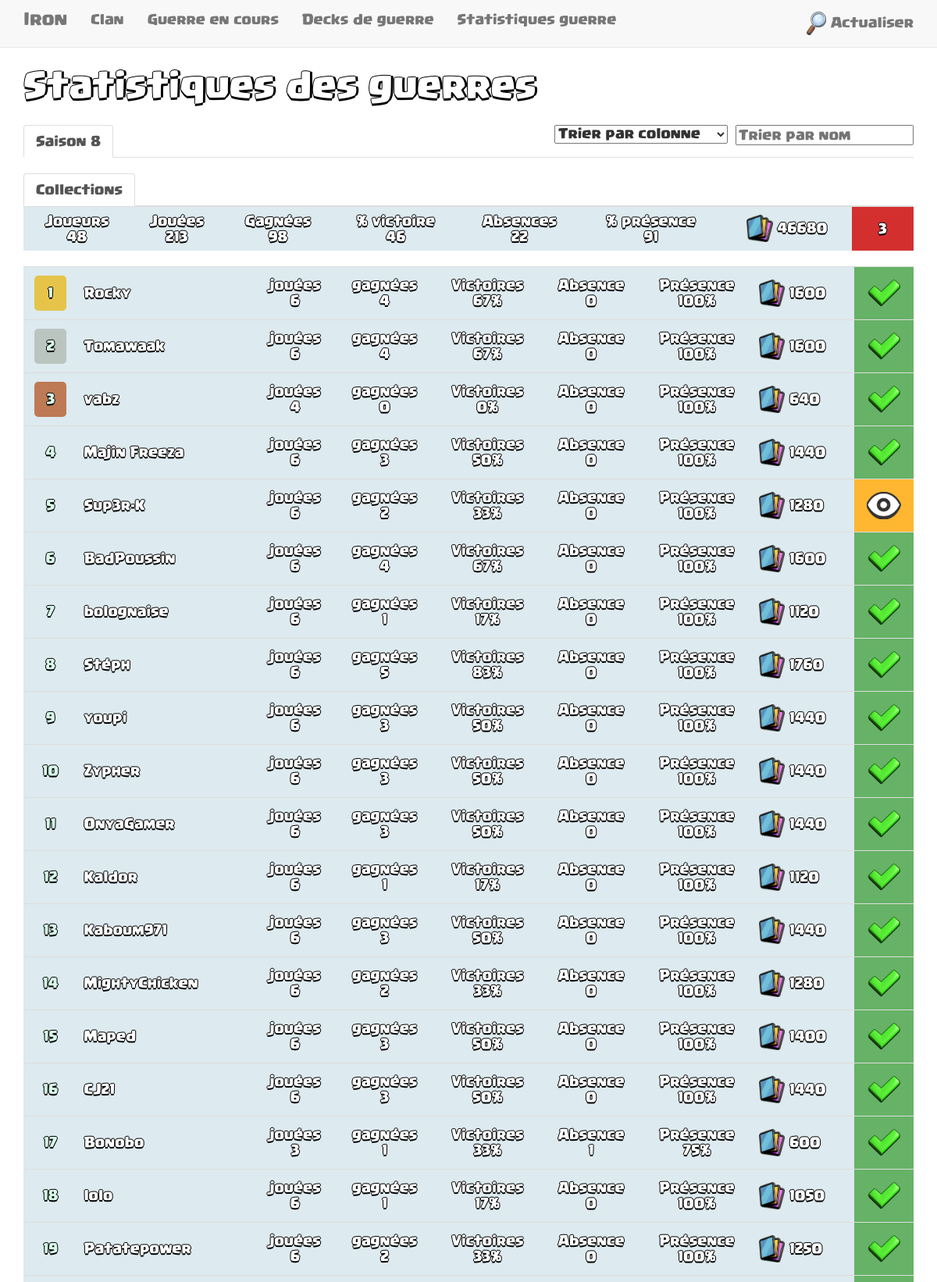
Screenshot of /war_stats.php (upper part) with the database file from the repository.
### tables this page shows
CREATE TABLE `players` (
  `id` int(4) NOT NULL,
  `tag` varchar(10) NOT NULL COMMENT 'Tag du joueur',
  `name` varchar(50) NOT NULL COMMENT 'Nom du joueur',
  `rank` int(2) NOT NULL COMMENT 'Placement dans le clan',
  `trophies` int(5) NOT NULL COMMENT 'Nombre de trophée du joueur',
  `role_id` int(1) NOT NULL,
  `exp_level` int(2) NOT NULL COMMENT 'Niveau de la tour',
  `in_clan` tinyint(1) NOT NULL DEFAULT '0',
  `arena` int(3) NOT NULL,
  `donations` int(10) NOT NULL,
  `donations_received` int(10) NOT NULL,
  `donations_delta` int(10) NOT NULL,
  `donations_ratio` float NOT NULL,
  `max_trophies` int(5) NOT NULL DEFAULT '0'
);

### tools/database.php (called while the page is built, shortened)
<?php
function fetch_query($db, $query)
{
    return execute_query($db, $query)->fetch();
}
function fetch_all_query($db, $query)
{
    return execute_query($db, $query)->fetchAll();
}
function execute_query($db, $query)
{
    $transaction = $db->prepare($query);
    $transaction->execute();
    return $transaction;
}
function getLastSeason($db)
{
    $query = "
    SELECT MAX(season) as number
    FROM war
    ";
    return intval(fetch_query($db, $query)['number']);
}
function getWarStats($db, $season, $order = null)
{
    $pattern = "
SELECT players.id, players.name, players.rank, players.tag,
SUM(IFNULL(cards_earned, 0)) as total_cards_earned,
SUM(IFNULL(collection_played, 0)) as total_collection_played,
SUM(IFNULL(collection_won, 0)) as total_collection_won,
SUM(IFNULL(battle_played, 0)) as total_battle_played,
SUM(IFNULL(battle_won, 0)) as total_battle_won
FROM player_war
JOIN war ON player_war.war_id = war.id AND war.season = %d
JOIN players ON player_war.player_id = players.id
AND war.past_war > 0
AND war.id > 24
AND players.in_clan > 0
GROUP BY player_war.player_id
%s
";
    if ($order == null) {
        $query = sprintf($pattern, $season, "ORDER BY players.rank ASC");
    } else {
        $customOrderPattern = "ORDER BY %s DESC, players.rank ASC";
        $orderPattern = sprintf($customOrderPattern, $order);
        $query = sprintf($pattern, $season, $orderPattern);
    }
    return fetch_all_query($db, $query);
}
function countMissedCollection($db, $playerId, $season = null)
{
    $pattern = "
SELECT COUNT(player_war.id) as missed_collection
FROM player_war
JOIN war ON player_war.war_id = war.id
WHERE player_war.collection_played = 0
AND war.past_war > 0
AND war.id > 24
AND player_war.player_id = %d
%s
";
    if ($season == null)
        $query = sprintf($pattern, $playerId, "");
    else
        $query = sprintf($pattern, $playerId, "AND war.season = " . $season);
    return fetch_query($db, $query);
}

### war_stats.php (the view, shortened to what this page needs)
<?php
include("tools/database.php");
$lastSeason = getLastSeason($db);
$previousSeason = ($lastSeason - 1);
$secondPreviousSeason = ($lastSeason - 2);
if (isset($_GET['order']) && !empty($_GET['order'])) {
    $order = $_GET['order'];
    $selectValue = substr($order, -1);
    $order = substr($order, 0, -1);
    $lastWarStatsByPlayer = getWarStats($db, $lastSeason, $order);
    $previousWarStatsByPlayer = getWarStats($db, $previousSeason, $order);
    $secondPreviousWarStatsByPlayer = getWarStats($db, $secondPreviousSeason, $order);
} else {
    $lastWarStatsByPlayer = getWarStats($db, $lastSeason);
}
$lastSeasonAllCollections = 0;
$lastSeasonAllCollectionsPlayed = 0;
$lastSeasonAllCollectionsWon = 0;
$lastSeasonAllCardsEarned = 0;
$lastSeasonAllMissedCollections = 0;
$lastSeasonAllBadStatus = 0;
$lastSeasonFinalPlayerList = array();
foreach ($lastWarStatsByPlayer as $player) {
    $playerInfo = array();
    $playerInfo['rank'] = $player['rank'];
    $playerInfo['tag'] = $player['tag'];
    $playerInfo['name'] = $player['name'];
    $playerInfo['totalCollectionPlayed'] = $totalCollectionPlayed = $player['total_collection_played'];
    $playerInfo['totalCollectionWon'] = $totalCollectionWon = $player['total_collection_won'];
    $playerInfo['totalCardsEarned'] = $totalCardsEarned = $player['total_cards_earned'];
    $playerInfo['totalBattlesPlayed'] = $totalBattlesPlayed = $player['total_battle_played'];
    $playerInfo['totalBattlesWon'] = $totalBattlesWon = $player['total_battle_won'];
    $missedCollection = countMissedCollection($db, $player['id'], $lastSeason)['missed_collection'];
    $playerInfo['missedCollection'] = $missedCollection == null ? 0 : $missedCollection;
    $missedWar = countMissedWar($db, $player['id'], $lastSeason)['missed_war'];
    $playerInfo['missedWar'] = $missedWar == null ? 0 : $missedWar;
    $playerInfo['totalCollection'] = $totalCollection = $totalCollectionPlayed + $missedCollection;
    $eligibleWars = getNumberOfEligibleWarByPlayerId($db, $player['id'], $lastSeason);
    if ($missedWar >= 2) {
        $playerInfo['ban'] = true;
        $playerInfo['warning'] = false;
    } else if ($missedWar == 1) {
        $playerInfo['ban'] = false;
        $playerInfo['warning'] = true;
    } else if ($eligibleWars > 10) {
        $ratio = ($missedCollection / $eligibleWars);
        $playerInfo['warning'] = ($ratio >= 0.5 and $ratio < 0.75);
        $playerInfo['ban'] = $ratio >= 0.75;
    } else {
        $playerInfo['warning'] = false;
        $playerInfo['ban'] = false;
    }
    if ($playerInfo['warning'] || $playerInfo['ban']) {
        $lastSeasonAllBadStatus++;
    }
    array_push($lastSeasonFinalPlayerList, $playerInfo);
    $lastSeasonAllCollections += $totalCollection;
    $lastSeasonAllCollectionsPlayed += $totalCollectionPlayed;
    $lastSeasonAllCollectionsWon += $totalCollectionWon;
    $lastSeasonAllMissedCollections += $missedCollection;
    $lastSeasonAllCardsEarned += $totalCardsEarned;
}
?>
<!DOCTYPE html>
<html lang="en">
<head>
    <?php include("head.php"); ?>
</head>
<body>
<div class="container">
    <h1 class="whiteShadow">Statistiques des guerres</h1>
    <br>
    <ul id="navUlWarSeason" class="nav nav-tabs" role="tablist">
        <?php
        print '<li role="presentation" class="active"><a href="#season' . $lastSeason . '" aria-controls="season' . $lastSeason . '" role="tab" data-toggle="tab" class="tab-link">Saison ' . $lastSeason . '</a></li>';
        print '<li role="presentation"><a href="#season' . $previousSeason . '" aria-controls="season' . $previousSeason . '" role="tab" data-toggle="tab" class="tab-link">Saison ' . $previousSeason . '</a></li>';
        print '<li role="presentation"><a href="#season' . $secondPreviousSeason . '" aria-controls="season' . $secondPreviousSeason . '" role="tab" data-toggle="tab" class="tab-link">Saison ' . $secondPreviousSeason . '</a></li>';
        ?>
        <input type="text" id="tx_search" class="pull-right" placeholder="Trier par nom" style="margin-left: 10px;"/>
        <select id="orderSelect" class="pull-right">
            <option value="-1">Trier par colonne</option>
        </select>
    </ul>
    <br>
    <div class="tab-content">
        <div role="tabpanel" class="tab-pane active" id="season<?php print $lastSeason; ?>">
            <ul id="navUlWarStats" class="nav nav-tabs" role="tablist">
                <li role="presentation" class="active"><a href="#lastSeasonCollect" aria-controls="lastSeasonCollect" role="tab"
                                                          data-toggle="tab"
                                                          class="tab-link">Collections</a></li>
                <li role="presentation"><a href="#lastSeasonWar" aria-controls="lastSeasonWar" role="tab" data-toggle="tab"
                                           class="tab-link">Batailles</a>
                </li>
            </ul>
            <div class="tab-content">
                <div role="tabpanel" class="tab-pane active" id="lastSeasonCollect">
                    <div class="table-responsive">
                        <table class="table" id="tableIndex">
                            <tbody>
                            <tr>
                                <td class="whiteShadow text-center">
                                    Joueurs<br><?php echo sizeof($lastSeasonFinalPlayerList); ?>
                                </td>
                                <td class="whiteShadow text-center">
                                    Jouées<br><?php echo $lastSeasonAllCollectionsPlayed; ?></td>
                                <td class="whiteShadow text-center">
                                    Gagnées<br><?php echo $lastSeasonAllCollectionsWon; ?></td>
                                <td class="whiteShadow text-center">
                                    % victoire<br>
                                    <?php echo ($lastSeasonAllCollectionsPlayed != 0) ? round((($lastSeasonAllCollectionsWon / $lastSeasonAllCollectionsPlayed) * 100)) : '--'; ?>
                                </td>
                                <td class="whiteShadow text-center">
                                    Absences<br><?php echo $lastSeasonAllMissedCollections; ?>
                                </td>
                                <td class="whiteShadow text-center">% présence<br>
                                    <?php echo ($lastSeasonAllCollections != 0) ? round(($lastSeasonAllCollectionsPlayed / $lastSeasonAllCollections) * 100) : '--'; ?>
                                </td>
                                <td class="whiteShadow text-center"><img src="images/ui/deck.png"
                                                                         height="35px"/>&nbsp;<?php echo $lastSeasonAllCardsEarned; ?>
                                </td>
                                <td bgcolor="#D42F2F"><span class="whiteShadow text-center"
                                                            style="display:block;width: 41px;margin:auto"><?php echo $lastSeasonAllBadStatus; ?></span>
                                </td>
                            </tr>
                            </tbody>
                        </table>
                    </div>
                    <div class="table-responsive">
                        <table class="table js-player-table" id="tableIndex">
                            <tbody>
                            <?php foreach ($lastSeasonFinalPlayerList as $player) : ?>
                                <tr class="pointerHand playerTr">
                                    <td class="whiteShadow text-center rank">
                                        <span><?php echo utf8_encode($player['rank']); ?></span></td>
                                    <td class="whiteShadow"><a class="linkToPlayer"
                                                               href="player.php?tag=<?php echo $player['tag']; ?>"><?php echo utf8_encode($player['name']); ?></a>
                                    </td>
                                    <td class="whiteShadow text-center">
                                        jouées<br><?php echo $player['totalCollectionPlayed']; ?></td>
                                    <td class="whiteShadow text-center">
                                        gagnées<br><?php echo $player['totalCollectionWon']; ?></td>
                                    <td class="whiteShadow text-center">Victoires <br>
                                        <?php echo ($player['totalCollectionPlayed'] != 0) ? round((($player['totalCollectionWon'] / $player['totalCollectionPlayed']) * 100)) . '%' : '--'; ?>
                                    <td class="whiteShadow  text-center">
                                        Absence<br><?php echo $player['missedCollection'] ?></td>
                                    <td class="whiteShadow text-center">Présence<br>
                                        <?php echo ($player['totalCollection'] != 0) ? round(($player['totalCollectionPlayed'] / $player['totalCollection']) * 100) . '%' : '--'; ?>
                                    </td>
                                    <td class="whiteShadow"><img src="images/ui/deck.png"
                                                                 height="35px"/>&nbsp;<?php echo $player['totalCardsEarned']; ?>
                                    </td>
                                    <?php if ($player['ban']) : ?>
                                        <td bgcolor="#D42F2F" class="text-center"><img src="images/ui/no-cancel.png"
                                                                                       height="35px"/></td>
                                    <?php elseif ($player['warning']): ?>
                                        <td bgcolor="#FFB732" class="text-center"><img src="images/ui/watch.png"
                                                                                       height="35px"/></td>
                                    <?php else : ?>
                                        <td bgcolor="#66B266" class="text-center"><img src="images/ui/yes-confirm.png"
                                                                                       height="35px"/></td>
                                    <?php endif; ?>
                                </tr>
                            <?php endforeach; ?>
                            </tbody>
                        </table>
                    </div>
                </div>
            </div>
        </div>
    </div>
    <br>
</div>
</body>
</html>

### css/css.css (style rules this page uses)
body { font-family: "Supercell", serif; background: url('../images/background.png') fixed; padding-top: 70px; overflow-x: hidden; overflow-y: scroll; }
.whiteShadow, .whiteShadow a { color: #fff; text-shadow: -1px 0 black, 0 2px black, 1px 0 black, 0 -1px black; }
h1.whiteShadow { text-shadow: -1px 0 black, 0 3px black, 3px 0 black, 0 -1px black; }
.table-responsive { background: #DDEAEF; overflow-x: initial; }
.rank span { color: #D7F9E8; text-shadow: -1px 0 black, 0 2px black, 1px 0 black, 0 -1px black; margin: 3px 6px; display: block; line-height: 45px; border-radius: 5px; }
tbody tr:first-child .rank span { background: #E5C449; }
tbody tr:nth-child(3) .rank span { background: #BBC5C0; }
tbody tr:nth-child(5) .rank span { background: #BE7A54; }
.table > tbody > tr > td, .table > tbody > tr > th, .table > tfoot > tr > td, .table > tfoot > tr > th, .table > thead > tr > td, .table > thead > tr > th { vertical-align: middle; }
.tab-link:not(.active) { color: #fff; }
.pointerHand { cursor: pointer; }

### rows the page displays
players: rank "1", name "Rocky", totalCollectionPlayed "6", totalCollectionWon "4", totalCollectionPlayed "67", missedCollection "0", totalCollection "100", totalCardsEarned "1600"
players: rank "2", name "Tomawaak", totalCollectionPlayed "6", totalCollectionWon "4", totalCollectionPlayed "67", missedCollection "0", totalCollection "100", totalCardsEarned "1600"
players: rank "3", name "vabz", totalCollectionPlayed "4", totalCollectionWon "0", totalCollectionPlayed "0", missedCollection "0", totalCollection "100", totalCardsEarned "640"
players: rank "4", name "Majin Freeza", totalCollectionPlayed "6", totalCollectionWon "3", totalCollectionPlayed "50", missedCollection "0", totalCollection "100", totalCardsEarned "1440"
players: rank "5", name "Sup3r-K", totalCollectionPlayed "6", totalCollectionWon "2", totalCollectionPlayed "33", missedCollection "0", totalCollection "100", totalCardsEarned "1280"
players: rank "6", name "BadPoussin", totalCollectionPlayed "6", totalCollectionWon "4", totalCollectionPlayed "67", missedCollection "0", totalCollection "100", totalCardsEarned "1600"
players: rank "7", name "bolognaise", totalCollectionPlayed "6", totalCollectionWon "1", totalCollectionPlayed "17", missedCollection "0", totalCollection "100", totalCardsEarned "1120"
players: rank "8", name "Stéph", totalCollectionPlayed "6", totalCollectionWon "5", totalCollectionPlayed "83", missedCollection "0", totalCollection "100", totalCardsEarned "1760"
players: rank "9", name "youpi", totalCollectionPlayed "6", totalCollectionWon "3", totalCollectionPlayed "50", missedCollection "0", totalCollection "100", totalCardsEarned "1440"
players: rank "10", name "Zypher", totalCollectionPlayed "6", totalCollectionWon "3", totalCollectionPlayed "50", missedCollection "0", totalCollection "100", totalCardsEarned "1440"
players: rank "11", name "OnyaGamer", totalCollectionPlayed "6", totalCollectionWon "3", totalCollectionPlayed "50", missedCollection "0", totalCollection "100", totalCardsEarned "1440"
players: rank "12", name "Kaldor", totalCollectionPlayed "6", totalCollectionWon "1", totalCollectionPlayed "17", missedCollection "0", totalCollection "100", totalCardsEarned "1120"
players: rank "13", name "Kaboum971", totalCollectionPlayed "6", totalCollectionWon "3", totalCollectionPlayed "50", missedCollection "0", totalCollection "100", totalCardsEarned "1440"
players: rank "14", name "MightyChicken", totalCollectionPlayed "6", totalCollectionWon "2", totalCollectionPlayed "33", missedCollection "0", totalCollection "100", totalCardsEarned "1280"
players: rank "15", name "Maped", totalCollectionPlayed "6", totalCollectionWon "3", totalCollectionPlayed "50", missedCollection "0", totalCollection "100", totalCardsEarned "1400"
players: rank "16", name "CJ21", totalCollectionPlayed "6", totalCollectionWon "3", totalCollectionPlayed "50", missedCollection "0", totalCollection "100", totalCardsEarned "1440"
players: rank "17", name "Bonobo", totalCollectionPlayed "3", totalCollectionWon "1", totalCollectionPlayed "33", missedCollection "1", totalCollection "75", totalCardsEarned "600"
players: rank "18", name "lolo", totalCollectionPlayed "6", totalCollectionWon "1", totalCollectionPlayed "17", missedCollection "0", totalCollection "100", totalCardsEarned "1050"
players: rank "19", name "Patatepower", totalCollectionPlayed "6", totalCollectionWon "2", totalCollectionPlayed "33", missedCollection "0", totalCollection "100", totalCardsEarned "1250"

### other values shown
$lastSeason "8"
sizeof($lastSeasonFinalPlayerList) "48"
$lastSeasonAllCollectionsPlayed "213"
$lastSeasonAllCollectionsWon "98"
$lastSeasonAllMissedCollections "22"
$lastSeasonAllCardsEarned "46680"
$lastSeasonAllBadStatus "3"
